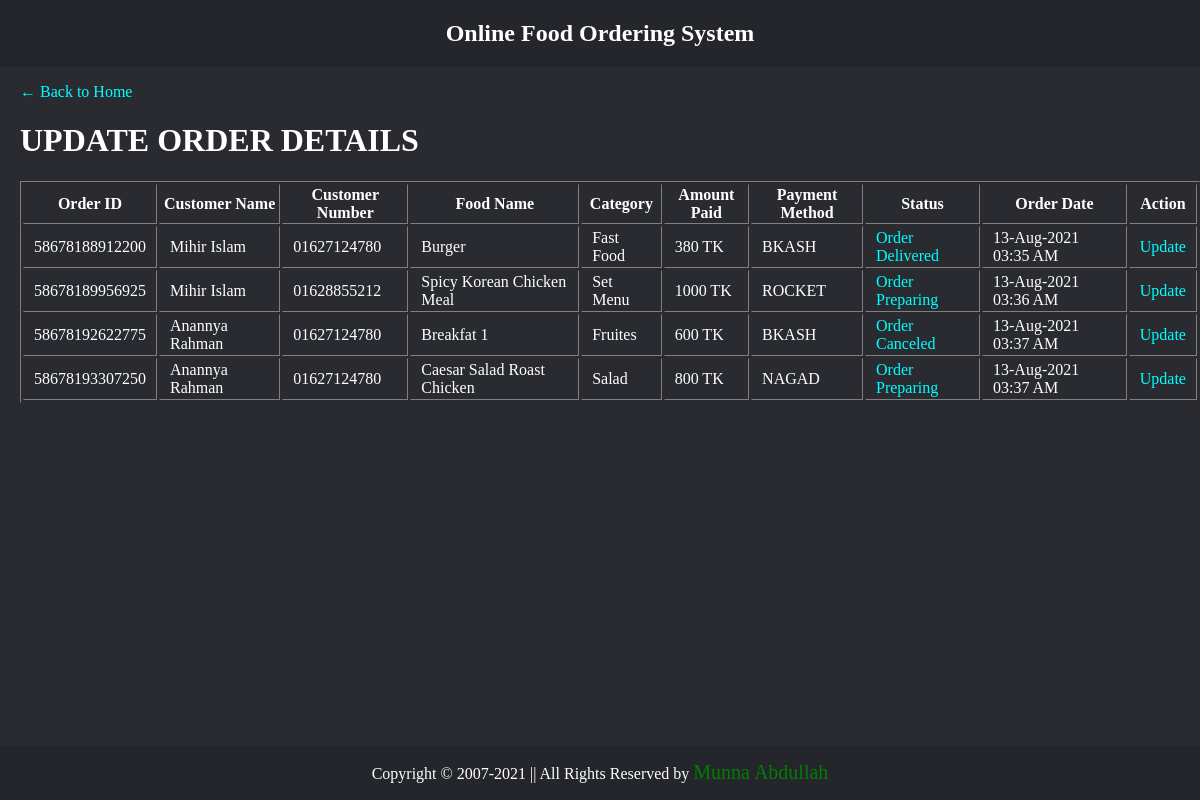
/view/view-update-Order-Details.php (signed in), run on the app's committed database.
### tables this page shows
CREATE TABLE `orders` (
  `id` int(11) NOT NULL,
  `order_id` varchar(100) NOT NULL,
  `username` varchar(100) NOT NULL,
  `food_id` varchar(110) NOT NULL,
  `food_name` varchar(110) NOT NULL,
  `category` varchar(100) NOT NULL,
  `amount` varchar(110) NOT NULL,
  `payment_method` varchar(110) NOT NULL,
  `number` varchar(110) NOT NULL,
  `status` varchar(110) NOT NULL,
  `date` varchar(110) NOT NULL
);

### model/model.php (called while the page is built, shortened)
<?php
class db
{
	function ShowOrderDetails($conn,$table)
	{
		$stmt = $conn->query("SELECT * FROM  $table");
		return $stmt;
	}
}
?>

### view/view-update-Order-Details.php (the view, shortened to what this page needs)
<?php
    require_once ('../model/model.php');
?>
<!DOCTYPE html>
<html>
<head>
    <link rel="stylesheet" href="../css/style.css?v=<?php echo time(); ?>">
</head>
<body>
    <div class="header">
        <h2>Online Food Ordering System</h2></strong>
    </div>
    <div class="main-body">
      <p><a href="../view/home-page.php" class="link-hvr">← Back to Home</a>
      <p>
      <h1>UPDATE ORDER DETAILS</h1>
      <?php
        $connection = new db();
        $conn=$connection->OpenCon();
        $userQuery=$connection->ShowOrderDetails($conn,"orders");
        echo "<table border='1'>
        <tr>
            <th>Order ID</th>
            <th>Customer Name</th>
            <th>Customer Number</th>
            <th>Food Name</th>
            <th>Category</th>
            <th>Amount Paid</th>
            <th>Payment Method</th>
            <th>Status</th>
            <th>Order Date</th>
            <th>Action</th>
        </tr>";
        if($userQuery->num_rows > 0)
        {
          while($row=$userQuery->fetch_assoc())
          {
            $order = $row['order_id'];
            echo "<tr>";
            echo "<td>" . $row['order_id'] . "</td>";
            echo "<td>" . $row['username'] . "</td>";
            echo "<td>" . $row['number']. "</td>";
            echo "<td>" . $row['food_name'] . "</td>";
            echo "<td>" . $row['category'] . "</td>";
            echo "<td>" . $row['amount'] ." TK". "</td>";
            echo "<td>" . $row['payment_method']. "</td>";
            echo "<td style='color: cyan'>" . $row['status']. "</td>";
            echo "<td>" . $row['date']. "</td>";
            echo "<td> <a href='../view/update-customer-order.php?order_id=$order' class='link-hvr'>Update</a> </td>";
            echo "</tr>";
          }
          echo "</table>";
        }
      ?>
    </div>
    <br><br><br><br><br><br>
    <?php include 'footer.php' ; ?>
</body>
</html>

### css/style.css (style rules this page uses)
* { box-sizing: border-box; }
body { margin: 0; padding:0; background-color: #292b31; color: white; }
a { color: cyan; text-decoration: none; }
td { padding: 2px 10px; }
.main-body { padding-left: 20px; }
.header { overflow: hidden; background-color: #24262B; text-align: center; }

### data on the page
orders: order "58678188912200", username "Mihir Islam", number "01627124780", food_name "Burger", category "Fast Food", amount "380", payment_method "BKASH", status "Order Delivered", date "13-Aug-2021 03:35 AM"
orders: order "58678189956925", username "Mihir Islam", number "01628855212", food_name "Spicy Korean Chicken Meal", category "Set Menu", amount "1000", payment_method "ROCKET", status "Order Preparing", date "13-Aug-2021 03:36 AM"
orders: order "58678192622775", username "Anannya Rahman", number "01627124780", food_name "Breakfat 1", category "Fruites", amount "600", payment_method "BKASH", status "Order Canceled", date "13-Aug-2021 03:37 AM"
orders: order "58678193307250", username "Anannya Rahman", number "01627124780", food_name "Caesar Salad Roast Chicken", category "Salad", amount "800", payment_method "NAGAD", status "Order Preparing", date "13-Aug-2021 03:37 AM"
